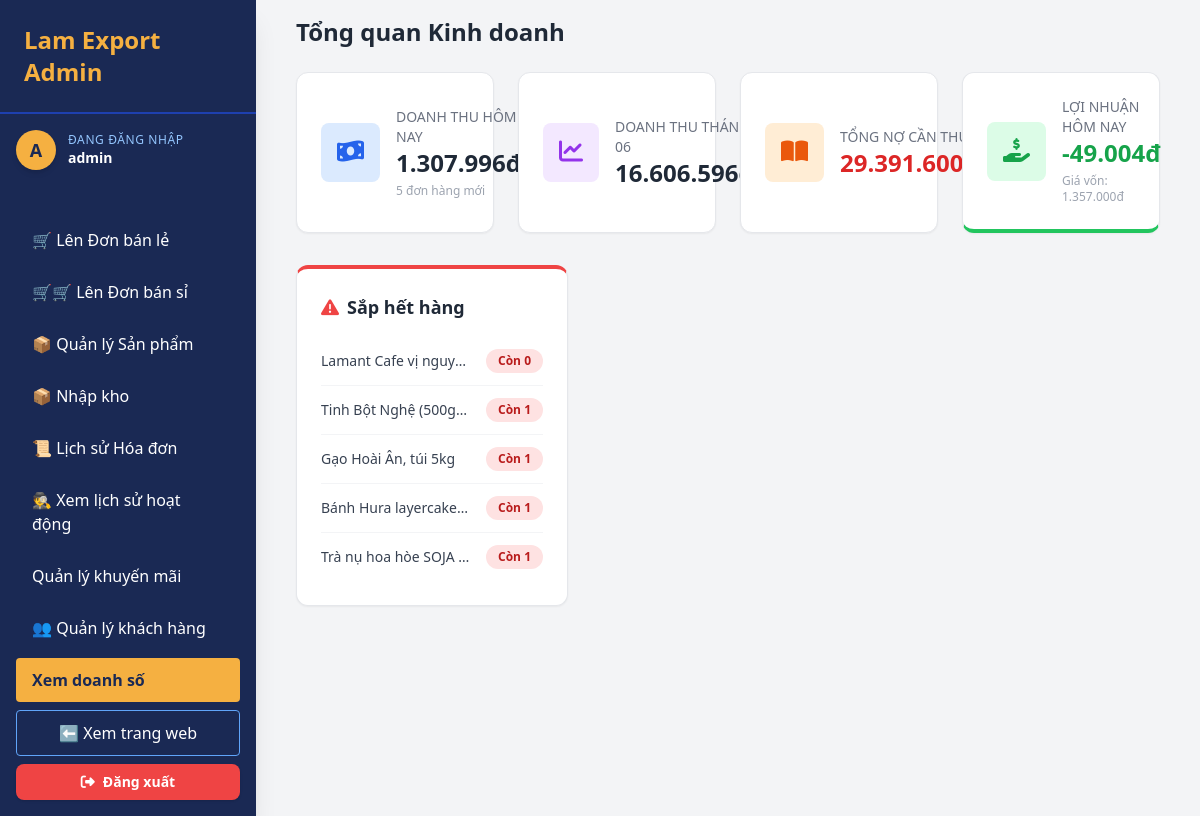
Page /admin_dashboard.php (signed in) on the committed database.
### tables this page shows
CREATE TABLE `products` (
  `id` varchar(11) NOT NULL,
  `category_id` int(11) DEFAULT NULL,
  `category` varchar(100) NOT NULL,
  `product_name` varchar(255) NOT NULL,
  `price` int(11) NOT NULL,
  `wholesale_price` decimal(15,2) NOT NULL DEFAULT 0.00,
  `des1` varchar(1000) DEFAULT NULL,
  `des2` varchar(1000) DEFAULT NULL,
  `unit` varchar(50) NOT NULL,
  `image_url` varchar(255) NOT NULL,
  `image_url_2` varchar(255) DEFAULT NULL,
  `image_url_3` varchar(255) DEFAULT NULL,
  `image_url_4` varchar(255) DEFAULT NULL,
  `certifications` varchar(100) NOT NULL,
  `is_new` tinyint(1) DEFAULT 1,
  `quantity` varchar(100) DEFAULT 'Liên hệ',
  `status` enum('available','hidden') NOT NULL DEFAULT 'available',
  `created_at` timestamp NOT NULL DEFAULT current_timestamp(),
  `updated_at` timestamp NULL DEFAULT NULL,
  `is_trending` tinyint(1) NOT NULL DEFAULT 0,
  `is_sale` tinyint(1) DEFAULT 0,
  `sale_price` int(11) DEFAULT 0
);

### admin_dashboard.php (the view, shortened to what this page needs)
<?php
require 'connect.php';
require_once 'admin_header.php';
$today = date('Y-m-d');
$current_month = date('m');
$current_year = date('Y');
$sql_today = "SELECT COUNT(order_id) as so_don, SUM(total_amount) as doanh_thu
              FROM orders
              WHERE DATE(order_date) = '$today' AND status != 'Đã hủy'";
$res_today = mysqli_query($conn, $sql_today);
$row_today = mysqli_fetch_assoc($res_today);
$doanh_thu_hom_nay = $row_today['doanh_thu'] ?? 0;
$so_don_hom_nay = $row_today['so_don'] ?? 0;
$sql_cost = "
    SELECT SUM(od.quantity * COALESCE(
        (SELECT import_price
         FROM import_details idt
         WHERE idt.product_id COLLATE utf8mb4_unicode_ci = od.product_id
         ORDER BY idt.id DESC LIMIT 1), 0
    )) as tong_gia_von
    FROM order_details od
    JOIN orders o ON od.order_id = o.order_id
    WHERE DATE(o.order_date) = '$today' AND o.status COLLATE utf8mb4_unicode_ci != 'Đã hủy'
";
$res_cost = mysqli_query($conn, $sql_cost);
$tong_gia_von = mysqli_fetch_assoc($res_cost)['tong_gia_von'] ?? 0;
$loi_nhuan_hom_nay = $doanh_thu_hom_nay - $tong_gia_von;
$sql_month = "SELECT SUM(total_amount) as doanh_thu_thang
              FROM orders
              WHERE MONTH(order_date) = '$current_month'
              AND YEAR(order_date) = '$current_year'
              AND status != 'Đã hủy'";
$res_month = mysqli_query($conn, $sql_month);
$doanh_thu_thang = mysqli_fetch_assoc($res_month)['doanh_thu_thang'] ?? 0;
$sql_debt = "SELECT SUM(total_debt) as tong_no FROM customers";
$res_debt = mysqli_query($conn, $sql_debt);
$tong_cong_no = mysqli_fetch_assoc($res_debt)['tong_no'] ?? 0;
$sql_low_stock = "SELECT product_name, quantity
                  FROM products
                  WHERE quantity != 'Liên hệ'
                  AND quantity REGEXP '^[0-9]+$'
                  AND CAST(quantity AS UNSIGNED) < 10
                  ORDER BY CAST(quantity AS UNSIGNED) ASC
                  LIMIT 5";
$res_low_stock = mysqli_query($conn, $sql_low_stock);
?>
<!DOCTYPE html>
<html lang="vi">
<head>
    <script src="https://cdn.tailwindcss.com"></script>
    <link rel="stylesheet" href="https://cdnjs.cloudflare.com/ajax/libs/font-awesome/6.4.0/css/all.min.css">
</head>
<body class="bg-gray-100 p-6">
    <div class="max-w-7xl mx-auto px-4 md:px-10 mt-4">
        <h2 class="text-2xl font-bold text-gray-800 mb-6">Tổng quan Kinh doanh</h2>
        <div class="grid grid-cols-1 md:grid-cols-2 lg:grid-cols-4 gap-6 mb-8">
            <div class="bg-white rounded-xl shadow-sm border border-gray-200 p-6 flex items-center">
                <div class="p-4 bg-blue-100 rounded-lg text-blue-600 mr-4">
                    <i class="fas fa-money-bill-wave text-2xl"></i>
                </div>
                <div>
                    <p class="text-sm font-medium text-gray-500 uppercase">Doanh thu hôm nay</p>
                    <p class="text-2xl font-bold text-gray-800"><?= number_format($doanh_thu_hom_nay, 0, ',', '.') ?>đ</p>
                    <p class="text-xs text-gray-400 mt-1"><?= $so_don_hom_nay ?> đơn hàng mới</p>
                </div>
            </div>
            <div class="bg-white rounded-xl shadow-sm border border-gray-200 p-6 flex items-center">
                <div class="p-4 bg-purple-100 rounded-lg text-purple-600 mr-4">
                    <i class="fas fa-chart-line text-2xl"></i>
                </div>
                <div>
                    <p class="text-sm font-medium text-gray-500 uppercase">Doanh thu Tháng <?= $current_month ?></p>
                    <p class="text-2xl font-bold text-gray-800"><?= number_format($doanh_thu_thang, 0, ',', '.') ?>đ</p>
                </div>
            </div>
            <div class="bg-white rounded-xl shadow-sm border border-gray-200 p-6 flex items-center">
                <div class="p-4 bg-orange-100 rounded-lg text-orange-600 mr-4">
                    <i class="fas fa-book-open text-2xl"></i>
                </div>
                <div>
                    <p class="text-sm font-medium text-gray-500 uppercase">Tổng nợ cần thu</p>
                    <p class="text-2xl font-bold text-red-600"><?= number_format($tong_cong_no, 0, ',', '.') ?>đ</p>
                </div>
            </div>
            <div class="bg-white rounded-xl shadow-sm border border-gray-200 p-6 flex items-center border-b-4 border-b-green-500">
                <div class="p-4 bg-green-100 rounded-lg text-green-600 mr-4">
                    <i class="fas fa-hand-holding-dollar text-2xl"></i>
                </div>
                <div>
                    <p class="text-sm font-medium text-gray-500 uppercase">Lợi nhuận hôm nay</p>
                    <p class="text-2xl font-bold text-green-600"><?= number_format($loi_nhuan_hom_nay, 0, ',', '.') ?>đ</p>
                    <p class="text-xs text-gray-400 mt-1">
                        Giá vốn: <?= number_format($tong_gia_von, 0, ',', '.') ?>đ
                    </p>
                </div>
            </div>
        </div>
        <div class="grid grid-cols-1 lg:grid-cols-3 gap-6">
            <div class="bg-white rounded-xl shadow-sm border border-gray-200 p-6 lg:col-span-1 border-t-4 border-t-red-500">
                <h3 class="text-lg font-bold text-gray-800 mb-4 flex items-center">
                    <i class="fas fa-exclamation-triangle text-red-500 mr-2"></i> Sắp hết hàng
                </h3>
                <?php if (mysqli_num_rows($res_low_stock) > 0): ?>
                    <ul class="divide-y divide-gray-100">
                        <?php while ($row_stock = mysqli_fetch_assoc($res_low_stock)): ?>
                        <li class="py-3 flex justify-between items-center">
                            <span class="text-gray-700 text-sm font-medium truncate pr-4"><?= $row_stock['product_name'] ?></span>
                            <span class="bg-red-100 text-red-700 py-1 px-3 rounded-full text-xs font-bold whitespace-nowrap">Còn <?= $row_stock['quantity'] ?></span>
                        </li>
                        <?php endwhile; ?>
                    </ul>
                <?php else: ?>
                    <p class="text-gray-500 text-sm text-center py-4">Chưa có mặt hàng nào sắp hết.</p>
                <?php endif; ?>
            </div>
        </div>
    </div>
</body>
</html>

### admin_header.php (shortened to what this page needs)
<?php
$current_page = basename($_SERVER['PHP_SELF']);
?>
<!DOCTYPE html>
<html lang="vi">
<link rel="stylesheet" href="https://cdnjs.cloudflare.com/ajax/libs/font-awesome/6.4.0/css/all.min.css">
<head>
    <script src="https://cdn.tailwindcss.com"></script>
</head>
<body class="bg-gray-100 font-sans antialiased flex h-screen overflow-hidden">
    <div class="w-64 bg-[#1a2954] text-white flex flex-col h-full shadow-xl z-10 shrink-0">
        <div class="p-6 text-2xl font-bold border-b border-blue-800 text-[#f5b041]">Lam Export Admin</div>
        <div class="p-4 border-t border-blue-800 mt-auto w-full">
            <div class="flex items-center gap-3 mb-4">
                <div class="w-10 h-10 rounded-full bg-[#f5b041] text-[#1a2954] flex items-center justify-center font-bold text-lg uppercase shadow-md">
                    <?= substr($_SESSION['admin_username'], 0, 1) ?>
                </div>
                <div class="overflow-hidden">
                    <p class="text-xs text-blue-300 uppercase tracking-wider">Đang đăng nhập</p>
                    <p class="font-bold text-white truncate text-sm" title="<?= htmlspecialchars($_SESSION['admin_username']) ?>">
                        <?= htmlspecialchars($_SESSION['admin_username']) ?>
                    </p>
                </div>
            </div>
        </div>
        <nav class="flex-1 p-4 space-y-2">
            <a href="admin_pos.php" class="block py-2.5 px-4 rounded transition <?= ($current_page == 'admin_pos.php') ? 'bg-[#f5b041] text-[#1a2954] font-bold' : 'hover:bg-blue-800' ?>">
                🛒 Lên Đơn bán lẻ
            </a>
            <a href="admin_wholesale.php" class="block py-2.5 px-4 rounded transition <?= ($current_page == 'admin_wholesale.php') ? 'bg-[#f5b041] text-[#1a2954] font-bold' : 'hover:bg-blue-800' ?>">
                🛒🛒 Lên Đơn bán sỉ
            </a>
            <a href="admin_products.php" class="block py-2.5 px-4 rounded transition <?= ($current_page == 'admin_products.php' || $current_page == 'admin_product_add.php' || $current_page == 'admin_product_edit.php') ? 'bg-[#f5b041] text-[#1a2954] font-bold' : 'hover:bg-blue-800' ?>">
                📦 Quản lý Sản phẩm
            </a>
            <a href="admin_import.php" class="block py-2.5 px-4 rounded transition <?= ($current_page == 'admin_import.php') ? 'bg-[#f5b041] text-[#1a2954] font-bold' : 'hover:bg-blue-800' ?>">
                📦 Nhập kho
            </a>
            <a href="admin_orders.php" class="block py-2.5 px-4 rounded transition <?= ($current_page == 'admin_orders.php') ? 'bg-[#f5b041] text-[#1a2954] font-bold' : 'hover:bg-blue-800' ?>">
                📜 Lịch sử Hóa đơn
            </a>
            <a href="admin_logs.php" class="block py-2.5 px-4 rounded transition <?= ($current_page == 'admin_logs.php') ? 'bg-[#f5b041] text-[#1a2954] font-bold' : 'hover:bg-blue-800' ?>">
                🕵️ Xem lịch sử hoạt động
            </a>
            <a href="admin_promotions.php" class="block py-2.5 px-4 rounded transition <?= ($current_page == 'admin_promotions.php') ? 'bg-[#f5b041] text-[#1a2954] font-bold' : 'hover:bg-blue-800' ?>">
                Quản lý khuyến mãi
            </a>
            <a href="admin_customer.php" class="block py-2.5 px-4 rounded transition <?= ($current_page == 'admin_customer.php') ? 'bg-[#f5b041] text-[#1a2954] font-bold' : 'hover:bg-blue-800' ?>">
                👥 Quản lý khách hàng
            </a>
            <a href="admin_dashboard.php" class="block py-2.5 px-4 rounded transition <?= ($current_page == 'admin_dashboard.php') ? 'bg-[#f5b041] text-[#1a2954] font-bold' : 'hover:bg-blue-800' ?>">
                Xem doanh số
            </a>
            <a href="index.php" class="block py-2.5 px-4 rounded transition hover:bg-blue-800 mt-8 border border-blue-400 text-center">
                ⬅ Xem trang web
            </a>
             <a href="admin_logout.php" class="flex items-center justify-center gap-2 w-full py-2 bg-red-500 hover:bg-red-600 text-white rounded-lg transition font-bold text-sm shadow">
                <i class="fas fa-sign-out-alt"></i> Đăng xuất
            </a>
        </nav>
    </div>

### rows in the picture
products: product_name "Lamant Cafe vị nguy…", quantity "0"
products: product_name "Tinh Bột Nghệ (500g…", quantity "1"
products: product_name "Gạo Hoài Ân, túi 5kg", quantity "1"
products: product_name "Bánh Hura layercake…", quantity "1"
products: product_name "Trà nụ hoa hòe SOJA…", quantity "1"

### other values in the picture
substr($_SESSION['admin_username'], 0, 1) "A"
$_SESSION['admin_username'] "admin"
$doanh_thu_hom_nay "1.307.996"
$so_don_hom_nay "5"
$doanh_thu_thang "16.606.596"
$tong_cong_no "29.391.600"
$loi_nhuan_hom_nay "-49.004"
$tong_gia_von "1.357.000"
